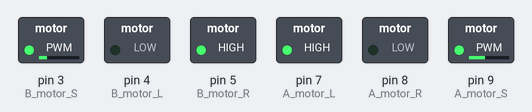
Bench run of a sketch on a simulated Arduino Uno, built with avr-gcc and run on an emulated ATmega328P. On the bench: switched loads named in the sketch (green lamp = pin HIGH).

Above: at 0.05 s.
At 5.95 s:
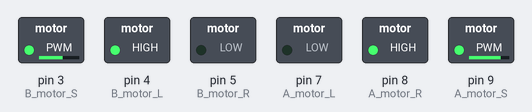
Timing chart, 0 to 7.8 s (numbered marks = the images above):
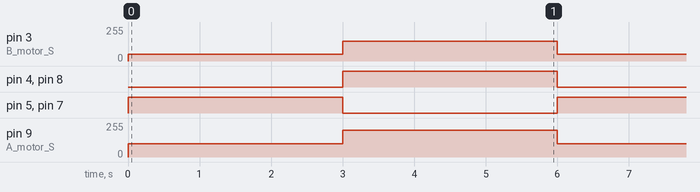

The sketch:

_27_DCMoter_L298N______.ino
```cpp
int A_motor_L = 7;                 //A_motor_L을 7번핀으로 설정합니다.
int A_motor_R = 8;                       //A_motor_R을 8번핀으로 설정합니다.
int B_motor_L = 4;                          //B_motor_L을 4번핀으로 설정합니다.
int B_motor_R = 5;                          //B_motor_R을 7번핀으로 설정합니다.
int A_motor_S = 9;                          //A_motor_S을 9번핀으로 설정합니다. (속도 제어)
int B_motor_S = 3;                          //B_motor_S을 3번핀으로 설정합니다. (속도 제어)
void setup() {
  pinMode(A_motor_L, OUTPUT);       // Motor A 방향설정1
  pinMode(A_motor_R, OUTPUT);       // Motor A 방향설정2
  pinMode(B_motor_L, OUTPUT);       // Motor B 방향설정1
  pinMode(B_motor_R, OUTPUT);       // Motor B 방향설정2
}
void loop() {
  /*모터A설정*/
  digitalWrite(A_motor_L, HIGH);             // Motor A 방향설정1
  digitalWrite(A_motor_R, LOW);              // Motor A 방향설정2
  analogWrite(A_motor_S, 100);               // Motor A 속도조절 (0~2B_motor_RB_motor_R)
  /*모터B설정*/
  digitalWrite(B_motor_L, LOW);              // Motor B 방향설정1
  digitalWrite(B_motor_R, HIGH);             // Motor B 방향설정2
  analogWrite(B_motor_S, 50);                // Motor B 속도조절 (0~2B_motor_RB_motor_R)
  delay(3000);                               // 3초 유지
  /*모터A설정*/
  digitalWrite(A_motor_L, LOW);              // Motor A 방향설정1
  digitalWrite(A_motor_R, HIGH);             // Motor A 방향설정2
  analogWrite(A_motor_S, 200);               // Motor A 속도조절 (0~2B_motor_RB_motor_R)
  /*모터B설정*/
  digitalWrite(B_motor_L, HIGH);             // Motor B 방향설정1
  digitalWrite(B_motor_R, LOW);              // Motor B 방향설정2
  analogWrite(B_motor_S, 150);               // Motor B 속도조절 (0~2B_motor_RB_motor_R)
  delay(3000);                               // 3초 유지
}
```

Measured:
- by itself, pin 3 (B_motor_S): alternates 150/255 for 3.0 s and 50/255 for 3.0 s
- by itself, pin 4 (B_motor_L), pin 5 (B_motor_R), pin 7 (A_motor_L), pin 8 (A_motor_R): alternates HIGH for 3.0 s and LOW for 3.0 s
- by itself, pin 9 (A_motor_S): alternates 200/255 for 3.0 s and 100/255 for 3.0 s
